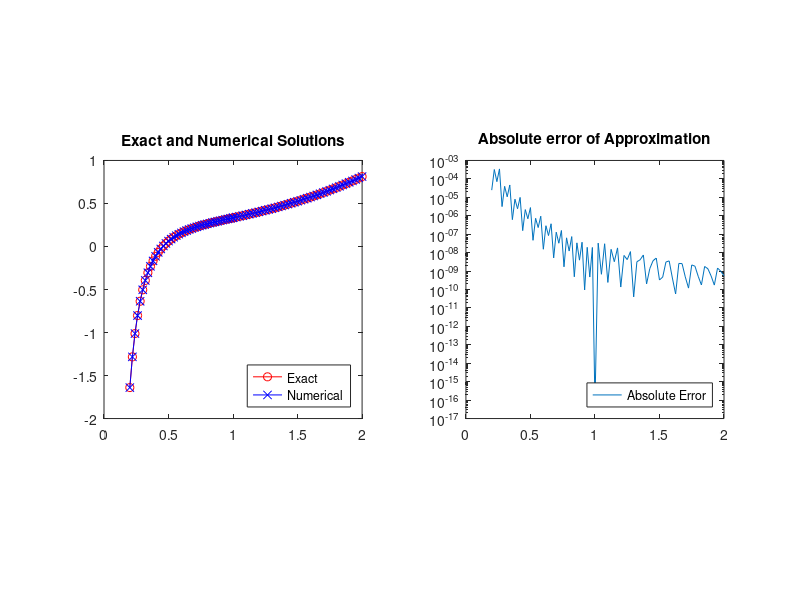

MATLAB code for this plot:
% Initializing ode45 parameters
tspan_1 = [1, 0.2];
tspan_2 = [1, 2];

y0 = 1./3;

f = @(t,y) (-2./t).*y + t - 1 + (1./t);

% Solving numerically
[t1, y1] = ode45(f, tspan_1, y0);
[t2, y2] = ode45(f, tspan_2, y0);
t = [flipud(t1);t2];
y = [flipud(y1);y2];

% Exact solution
yExact = @(t) (1./4).*t.^2 - (1./3).*t + (1./2) -...
    (1./(12.*t.^2));

% Error of approximation
error = abs(yExact(t) - y);

% Plots
figure
subplot(1,2,1)
plot(t,yExact(t), 'r-o'); hold on;
plot(t,y,'b-x');
legend('Exact', 'Numerical', 'Location',...
    'southeast')
title('Exact and Numerical Solutions')
pbaspect([1 1 1])

subplot(1,2,2)
semilogy(t, error)
legend('Absolute Error', 'Location',...
    'southeast')
title('Absolute error of Approximation')
pbaspect([1 1 1])